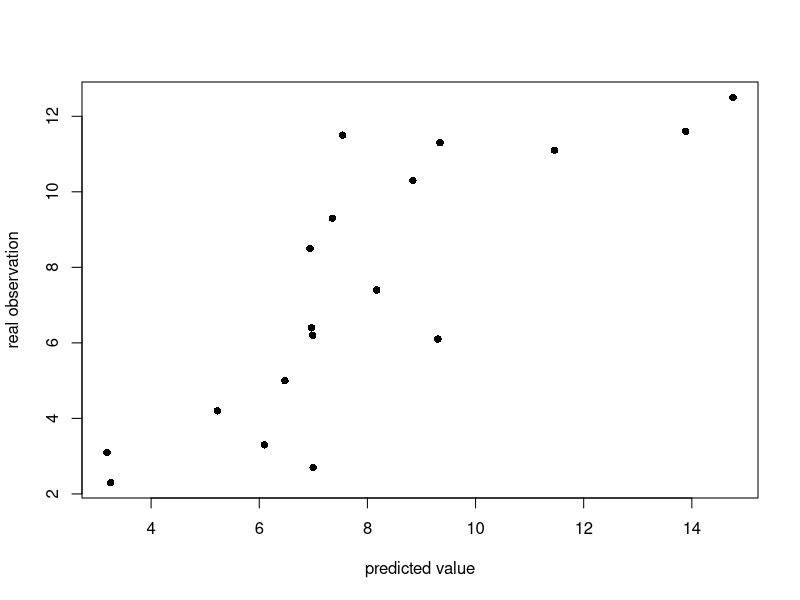

Reproduce this figure in R.
## ---- chunk 1
knitr::opts_chunk$set(echo = TRUE)
## ---- chunk 2
dat<-data.frame(state.x77) #import and convert data into data.frame
str(dat) #exploring dat
## ---- chunk 3
library(caret)
train.id<-createDataPartition(dat$Murder,p=0.6,list=F) #split the data
train.dat<-dat[train.id,] #training dataset
test.dat<-dat[-train.id,] #testing dataset

#trainthe regression model using lm() function
fit<-lm(Murder~., data=train.dat)

#calculate predictions and compute performance metric from testing data
pred<-predict(fit,test.dat)
# plot scatter plot between prediction and real value
plot(pred,test.dat$Murder,xlab="predicted value",ylab="real observation",pch=16)
## ---- chunk 4
# performance metric
performance<-data.frame(R2(pred,test.dat$Murder),
                        RMSE(pred,test.dat$Murder),
                        MAE(pred,test.dat$Murder))
names(performance)<-c("R2","RMSE","MAE")
performance
## ---- chunk 5
# specify training control
train.clt<-trainControl(method="LOOCV")

# train the regression model using train() function
fit<-train(Murder~., data=dat,method="lm", trControl=train.clt)

#print the LOOCV results
fit

#regression output
summary(fit)
## ---- chunk 6
# specify the train control
train.clt<-trainControl(method="cv", number=10)

# train the regression model using train() function
fit<-train(Murder~., data=dat, method="lm", trControl=train.clt)

# print the CV results
fit
## ---- chunk 7
train.clt<-trainControl(method="repeatedcv", number=5, repeats=5)
fit<-train(Murder~., data=dat, method="lm", trControl=train.clt)
fit
